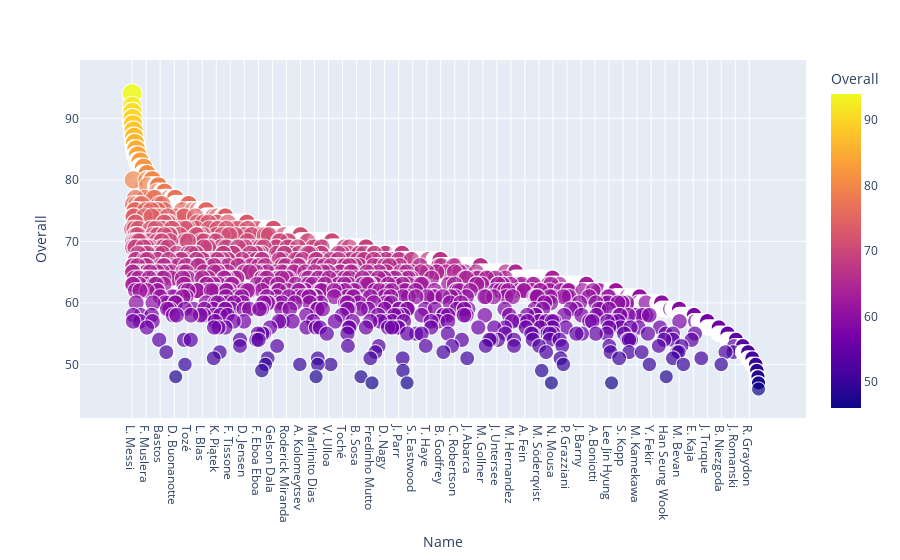

The notebook cell saved with this chart:
### Code cell
import plotly.express as px
px.scatter(df,x=df['Name'],y=df['Overall'],color='Overall',size='Overall',hover_data=['Potential'])

### Figure 1 — Plotly figure (JSON) as saved in the notebook; plotly's stock layout.template omitted (floating-point values rounded to 4 significant figures; data arrays with more than 128 entries replaced by an {"elided": "..."} marker saying what was removed)
{"data": [{"customdata": {"elided": "18207x1 int values"}, "hovertemplate": "Name=%{x}<br>Overall=%{marker.color}<br>Potential=%{customdata[0]}<extra></extra>", "legendgroup": "", "marker": {"color": {"elided": "18207 int values"}, "coloraxis": "coloraxis", "size": {"elided": "18207 int values"}, "sizemode": "area", "sizeref": 0.235, "symbol": "circle"}, "mode": "markers", "name": "", "showlegend": false, "type": "scattergl", "x": {"elided": "18207 str values"}, "xaxis": "x", "y": {"elided": "18207 int values"}, "yaxis": "y"}], "layout": {"coloraxis": {"colorbar": {"title": {"text": "Overall"}}, "colorscale": [[0, "#0d0887"], [0.1111, "#46039f"], [0.2222, "#7201a8"], [0.3333, "#9c179e"], [0.4444, "#bd3786"], [0.5556, "#d8576b"], [0.6667, "#ed7953"], [0.7778, "#fb9f3a"], [0.8889, "#fdca26"], [1, "#f0f921"]]}, "legend": {"itemsizing": "constant", "tracegroupgap": 0}, "margin": {"t": 60}, "xaxis": {"anchor": "y", "domain": [0, 1], "title": {"text": "Name"}}, "yaxis": {"anchor": "x", "domain": [0, 1], "title": {"text": "Overall"}}}}
